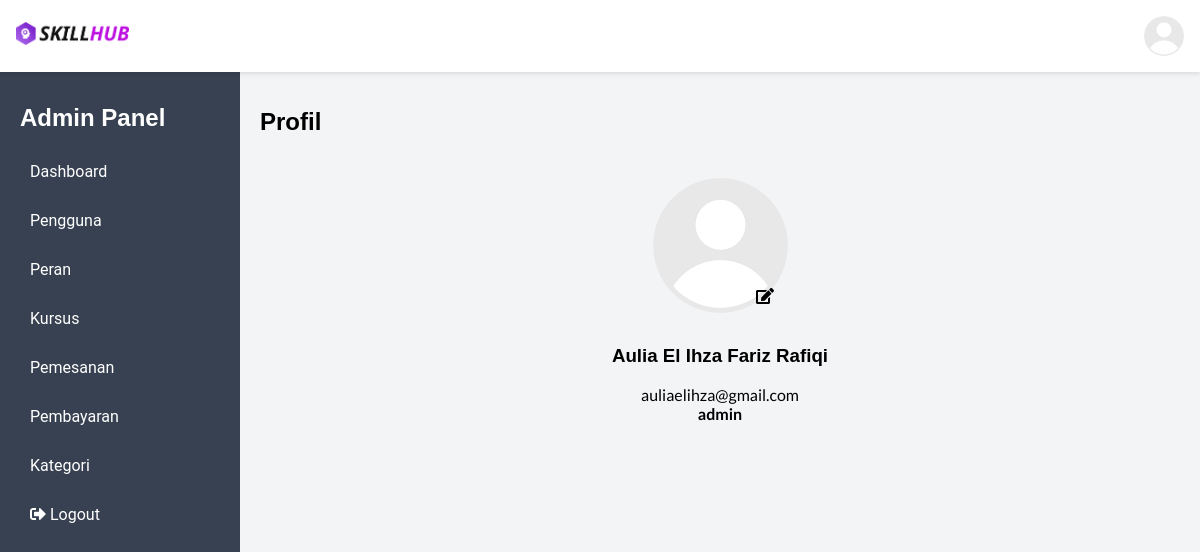
The page /public/profil/index (signed in) on the database its author committed.
### tables this page shows
CREATE TABLE `pengguna` (
  `id` int(11) NOT NULL,
  `id_peran` int(11) DEFAULT NULL,
  `nama` varchar(100) NOT NULL,
  `email` varchar(100) NOT NULL,
  `password` varchar(255) NOT NULL,
  `is_login` tinyint(1) DEFAULT NULL
);

CREATE TABLE `peran` (
  `id` int(11) NOT NULL,
  `nama` varchar(20) NOT NULL
);

### app/controllers/Profil.php (called while the page is built)
<?php
class Profil extends Controller{
    public function index(){
        $this->checkUserAccess();
        $data['judul'] = "Profil";
        if(isset($_SESSION['user']))
            $data['pengguna'] = $_SESSION['user'];
        $this->view('admin_panel.profile', $data, "templates.layout_admin");
    }
}

### app/core/App.php (called while the page is built, shortened)
<?php
class App
{
    protected $method = 'index';
    protected $params = [];
    public function __construct()
    {
        $url = $this->parseURL();
        if (isset($url[0]) && file_exists('../app/controllers/' . $url[0] . '.php')) {
            unset($url[0]);
        } else if (isset($url[0]) && !file_exists('../app/controllers/' . $url[0] . '.php')) {
            abort_if(true, 404, "errors.404");
        }
        $this->controller = new $this->controller;
        if (isset($url[1])) {
            if (method_exists($this->controller, $url[1])) {
                $this->method = $url[1];
            }
        }
        call_user_func_array([$this->controller, $this->method], $this->params);
    }
    public static function parseURL(): ?array
    {
        if (isset($_GET['url'])) {
            $url = rtrim($_GET['url'], '/');
            $url = filter_var($url, FILTER_SANITIZE_URL);
            $url = explode('/', $url);
            return $url;
        }
        return null;
    }
}

### public/index.php (called while the page is built, shortened)
<?php
$app = new App;

### app/core/Database.php (called while the page is built, shortened)
<?php
class Database{
    private $host = DB_HOST,
            $user = DB_USER,
            $pass = DB_PASS,
            $dbname = DB_NAME;
    private $dbh,
            $stmt;
    public function __construct(){
        $dsn = "mysql:host=$this->host;dbname=$this->dbname";
        $option = [
            PDO::ATTR_PERSISTENT => true,
            PDO::ATTR_ERRMODE => PDO::ERRMODE_EXCEPTION
        ];
        try{
            $this->dbh = new PDO($dsn, "$this->user", "$this->pass", $option);
        }catch(PDOException $e){
            die($e->getMessage());
        }
    }
    public function query($query){
        $this->stmt = $this->dbh->prepare($query);
    }
    public function bind($param, $value, $type = null){
        if(is_null($type)){
            switch(true){
                case is_int($value) :
                    $type = PDO::PARAM_INT;
                    break;
            }
        }
        $this->stmt->bindValue($param, $value, $type);
    }
    public function execute(){
        $this->stmt->execute();
    }
    public function single(){
        $this->execute();
        return $this->stmt->fetch(PDO::FETCH_ASSOC);
    }
}

### app/models/PenggunaModel.php (called while the page is built, shortened)
<?php
class PenggunaModel
{
    private $table = "pengguna", $db;
    public function __construct()
    {
        $this->db = new Database;
    }
    public function find($id)
    {
        $sql = <<<SQL
            SELECT $this->table.*, peran.nama AS nama_peran
            FROM $this->table, peran
            WHERE $this->table.id_peran = peran.id AND $this->table.id=:id
        SQL;
        $this->db->query($sql);
        $this->db->bind('id', $id);
        return $this->db->single();
    }
}

### app/views/admin_panel/profile.php (the view)
<div class="row items-center">
  <div class="col-12">
    <h2 class ="text-left">Profil</h2>
  </div>
</div>
<div class="row">
    <div class="profile col-12">
        <div class="profile-image">
            <img id="profile-image" src="<?= BASEURL; ?>/img/avatar-default.png" alt="">
            <div class="edit-profile" id="edit-profile">
                <i class = "fas fa-edit"></i>
            </div>
        </div>
        <h3><?= $pengguna['nama']; ?></h3>
        <p><?= $pengguna['email']; ?></p>
        <p><b><?= $pengguna['nama_peran']; ?></b></p>
    </div>
</div>

### public/css/style.css (style rules this page uses)
body, p { margin: 0; border: 0; outline: 0; font-size: 1rem; vertical-align: baseline; background: transparent; font-family: "Roboto", sans-serif; }
h1, h2, h3, h4, h5, h6 { font-family: "Montserrat", sans-serif; }
p { font-family: "Lato", sans-serif; }
.items-center { align-items: center; }
.row { display: -ms-flexbox; display: flex; -ms-flex-wrap: wrap; flex-wrap: wrap; margin-right: -15px; margin-left: -15px; }
.col-1, .col-2, .col-3, .col-4, .col-5, .col-6, .col-7, .col-8, .col-9, .col-10, .col-11, .col-12, .col, .col-auto, .col-sm-1, .col-sm-2, .col-sm-3, .col-sm-4, .col-sm-5, .col-sm-6, .col-sm-7, .col-sm-8, .col-sm-9, .col-sm-10, .col-sm-11, .col-sm-12, .col-sm, .col-sm-auto, .col-md-1, .col-md-2, .col-md-3, .col-md-4, .col-md-5, .col-md-6, .col-md-7, .col-md-8, .col-md-9, .col-md-10, .col-md-11, .col-md-12, .col-md, .col-md-auto, .col-lg-1, .col-lg-2, .col-lg-3, .col-lg-4, .col-lg-5, .col-lg-6, .col-lg-7, .col-lg-8, .col-lg-9, .col-lg-10, .col-lg-11, .col-lg-12, .col-lg, .col-lg-auto, .col-xl-1, .col-xl-2, .col-xl-3, .col-xl-4, .col-xl-5, .col-xl-6, .col-xl-7, .col-xl-8, .col-xl-9, .col-xl-10, .col-xl-11, .col-xl-12, .col-xl, .col-xl-auto { position: relative; width: 100%; padding-right: 15px; padding-left: 15px; }
.col-12 { -ms-flex: 0 0 100%; flex: 0 0 100%; max-width: 100%; }
.text-left { text-align: left; }
.profile { padding: 20px; text-align: center; display: flex; flex-direction: column; align-items: center; }
.profile img { width: 135px; height: 135px; border-radius: 50%; margin-bottom: 10px; }
.profile-image { position: relative; width: 150px; height: 150px; border-radius: 50%; overflow: hidden; display: flex; justify-content: center; align-items: center; }
.profile-image img { object-fit: cover; }
.edit-profile { position: absolute; bottom: 15px; right: 15px; width: 30px; height: 30px; border-radius: 50%; display: flex; align-items: center; justify-content: center; cursor: pointer; }

### rows shown on the page
pengguna: nama "Aulia El Ihza Fariz Rafiqi", email "auliaelihza@gmail.com", id_peran.nama "admin"
